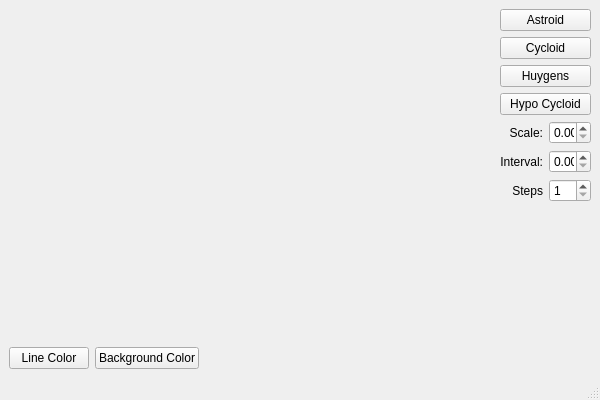
<?xml version="1.0" encoding="UTF-8"?>
<ui version="4.0">
 <class>MainWindow</class>
 <widget class="QMainWindow" name="MainWindow">
  <property name="geometry">
   <rect>
    <x>0</x>
    <y>0</y>
    <width>600</width>
    <height>400</height>
   </rect>
  </property>
  <property name="windowTitle">
   <string>Drawing Tutorial</string>
  </property>
  <widget class="QWidget" name="centralwidget">
   <layout class="QGridLayout" name="gridLayout">
    <item row="0" column="0">
     <layout class="QVBoxLayout" name="verticalLayout_2">
      <item>
       <widget class="RenderArea" name="renderArea" native="true"/>
      </item>
      <item>
       <layout class="QHBoxLayout" name="horizontalLayout_4">
        <item>
         <widget class="QPushButton" name="lineColorButton">
          <property name="text">
           <string>Line Color</string>
          </property>
         </widget>
        </item>
        <item>
         <widget class="QPushButton" name="backgroundColorButton">
          <property name="text">
           <string>Background Color</string>
          </property>
         </widget>
        </item>
        <item>
         <spacer name="horizontalSpacer">
          <property name="orientation">
           <enum>Qt::Horizontal</enum>
          </property>
          <property name="sizeHint" stdset="0">
           <size>
            <width>40</width>
            <height>20</height>
           </size>
          </property>
         </spacer>
        </item>
       </layout>
      </item>
     </layout>
    </item>
    <item row="0" column="1">
     <layout class="QVBoxLayout" name="verticalLayout">
      <item>
       <widget class="QPushButton" name="astroidButton">
        <property name="text">
         <string>Astroid</string>
        </property>
       </widget>
      </item>
      <item>
       <widget class="QPushButton" name="cycloidButton">
        <property name="text">
         <string>Cycloid</string>
        </property>
       </widget>
      </item>
      <item>
       <widget class="QPushButton" name="huygensButton">
        <property name="text">
         <string>Huygens</string>
        </property>
       </widget>
      </item>
      <item>
       <widget class="QPushButton" name="hypoCycloidButton">
        <property name="text">
         <string>Hypo Cycloid</string>
        </property>
       </widget>
      </item>
      <item>
       <layout class="QHBoxLayout" name="horizontalLayout_3">
        <item>
         <widget class="QLabel" name="label">
          <property name="text">
           <string>Scale:</string>
          </property>
          <property name="alignment">
           <set>Qt::AlignRight|Qt::AlignTrailing|Qt::AlignVCenter</set>
          </property>
         </widget>
        </item>
        <item>
         <widget class="QDoubleSpinBox" name="scaleSpinner">
          <property name="maximumSize">
           <size>
            <width>42</width>
            <height>16777215</height>
           </size>
          </property>
         </widget>
        </item>
       </layout>
      </item>
      <item>
       <layout class="QHBoxLayout" name="horizontalLayout_2">
        <item>
         <widget class="QLabel" name="label_2">
          <property name="text">
           <string>Interval:</string>
          </property>
          <property name="alignment">
           <set>Qt::AlignRight|Qt::AlignTrailing|Qt::AlignVCenter</set>
          </property>
         </widget>
        </item>
        <item>
         <widget class="QDoubleSpinBox" name="intervalSpinner">
          <property name="maximumSize">
           <size>
            <width>42</width>
            <height>16777215</height>
           </size>
          </property>
          <property name="singleStep">
           <double>0.100000000000000</double>
          </property>
         </widget>
        </item>
       </layout>
      </item>
      <item>
       <layout class="QHBoxLayout" name="horizontalLayout">
        <item>
         <widget class="QLabel" name="label_3">
          <property name="text">
           <string>Steps</string>
          </property>
          <property name="alignment">
           <set>Qt::AlignRight|Qt::AlignTrailing|Qt::AlignVCenter</set>
          </property>
         </widget>
        </item>
        <item>
         <widget class="QSpinBox" name="stepSpinner">
          <property name="minimumSize">
           <size>
            <width>42</width>
            <height>0</height>
           </size>
          </property>
          <property name="maximumSize">
           <size>
            <width>42</width>
            <height>16777215</height>
           </size>
          </property>
          <property name="minimum">
           <number>1</number>
          </property>
          <property name="maximum">
           <number>512</number>
          </property>
         </widget>
        </item>
       </layout>
      </item>
      <item>
       <spacer name="verticalSpacer">
        <property name="orientation">
         <enum>Qt::Vertical</enum>
        </property>
        <property name="sizeHint" stdset="0">
         <size>
          <width>20</width>
          <height>40</height>
         </size>
        </property>
       </spacer>
      </item>
     </layout>
    </item>
   </layout>
  </widget>
  <widget class="QMenuBar" name="menubar">
   <property name="geometry">
    <rect>
     <x>0</x>
     <y>0</y>
     <width>600</width>
     <height>17</height>
    </rect>
   </property>
  </widget>
  <widget class="QStatusBar" name="statusbar"/>
 </widget>
 <customwidgets>
  <customwidget>
   <class>RenderArea</class>
   <extends>QWidget</extends>
   <header>renderarea.h</header>
   <container>1</container>
  </customwidget>
 </customwidgets>
 <resources/>
 <connections/>
</ui>
